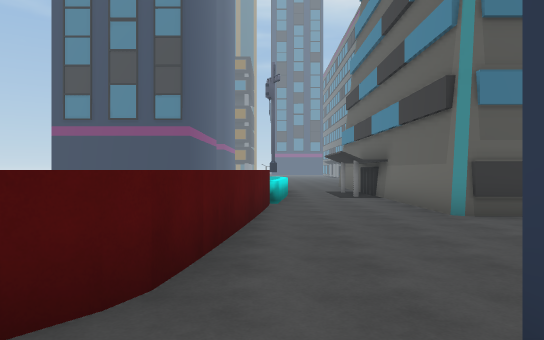
view 1 (above)

23 first-person views from a walk through a scene from a Unity 3-D project. The camera is 1.5 m above the floor, looks level and sees 70° across. The floor is counted in squares, 2 m on a side. Each view is taken from the middle of a square. On the plan, view 1 faces up. The plan holds only what a view shows up to about 12 squares ahead; the rest is blank. The place goes on beyond the plan. The player character is not drawn. Some surface patterns are stand-ins.

view 2
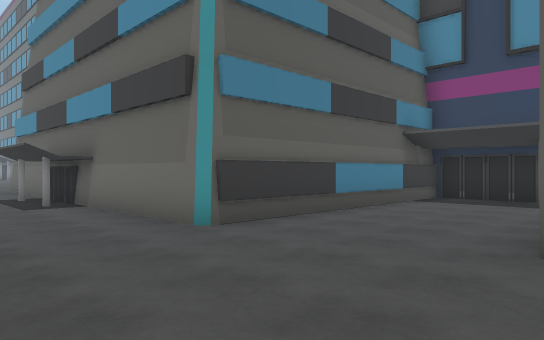

view 3
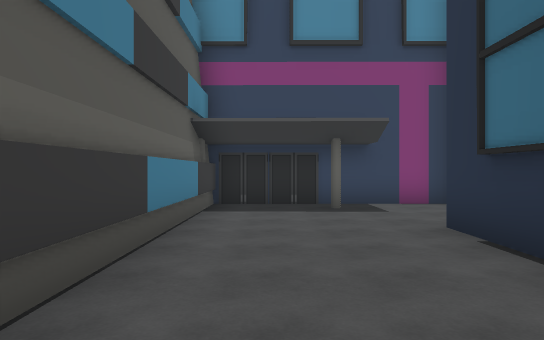

view 4
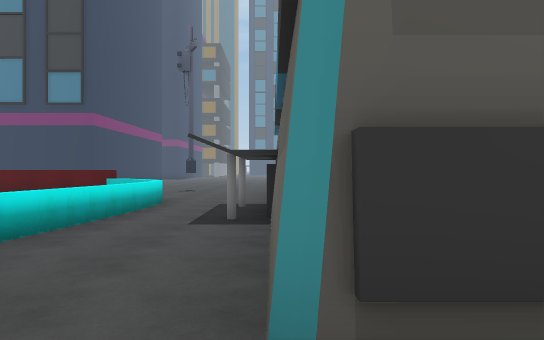

view 5
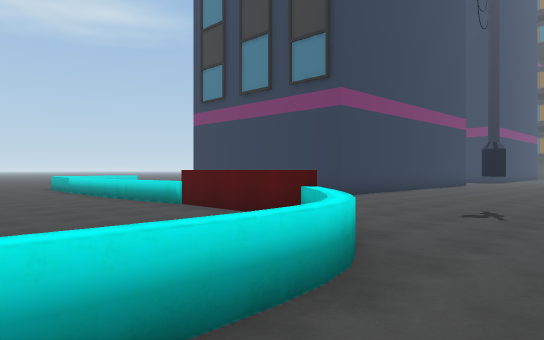

view 6
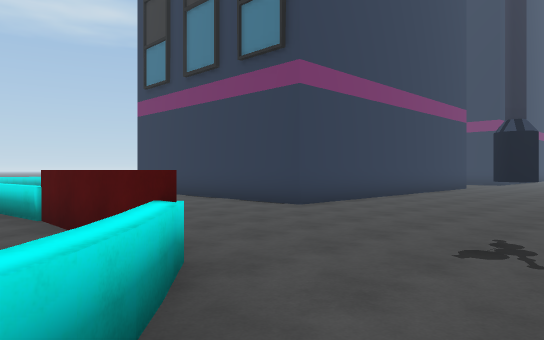

view 7
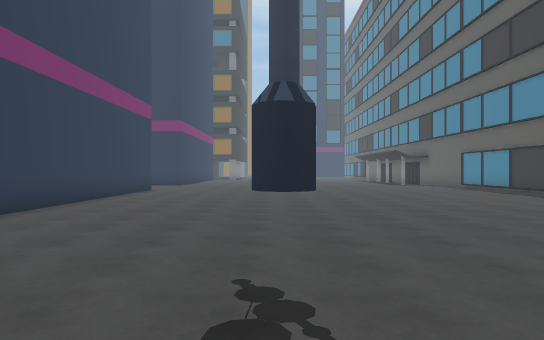

view 8
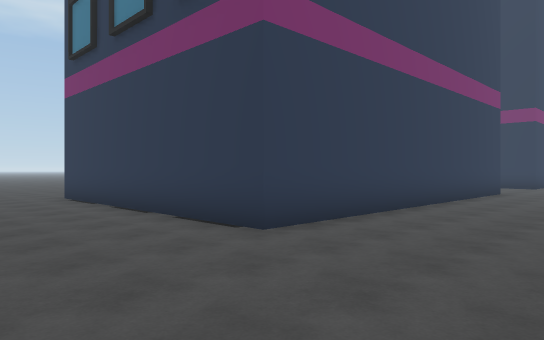

view 9
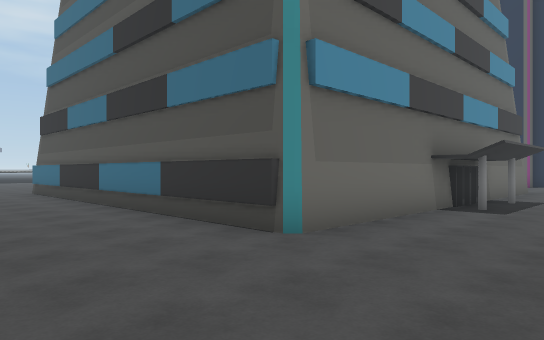

view 10
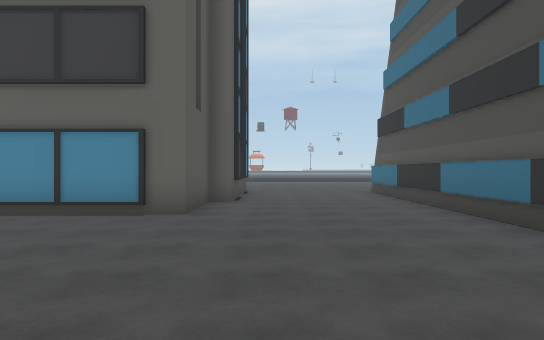

view 11
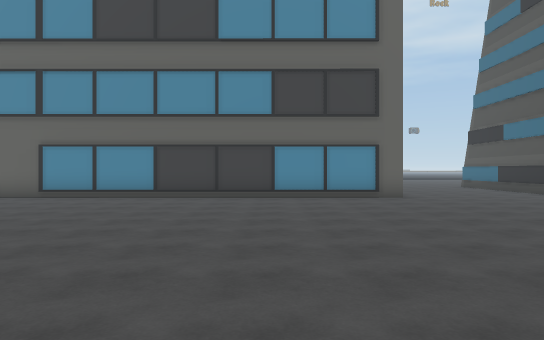

view 12
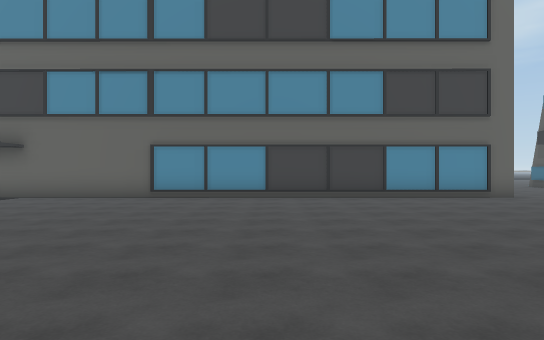

view 13
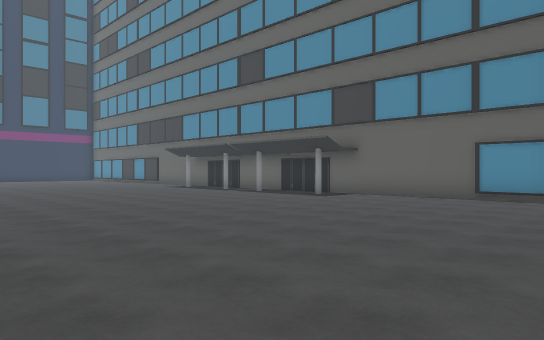

view 14
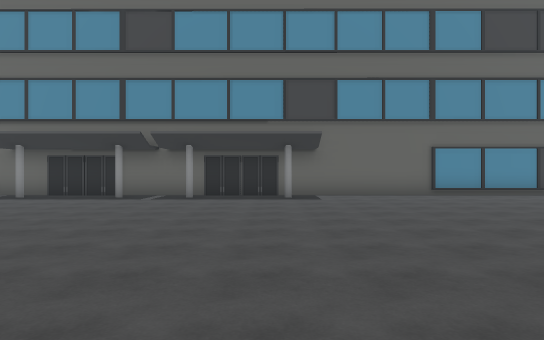

view 15
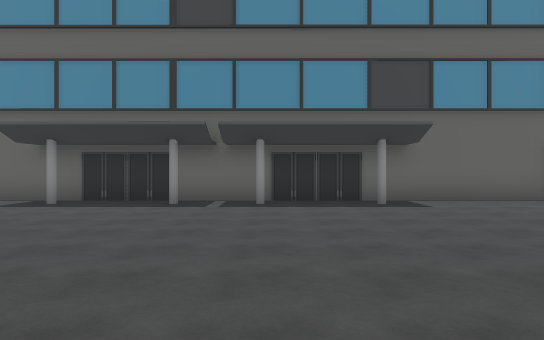

view 16
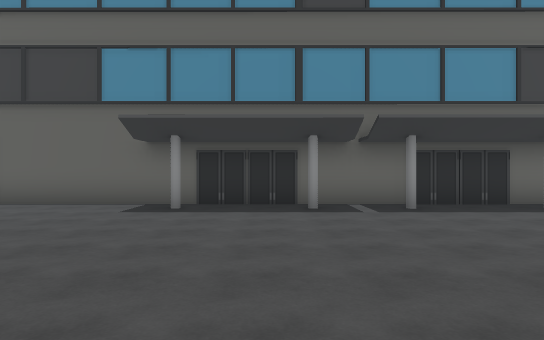

view 17
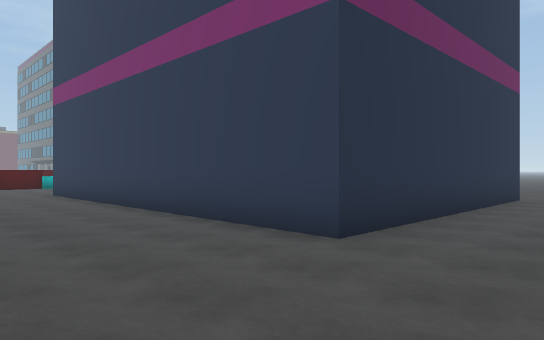

view 18
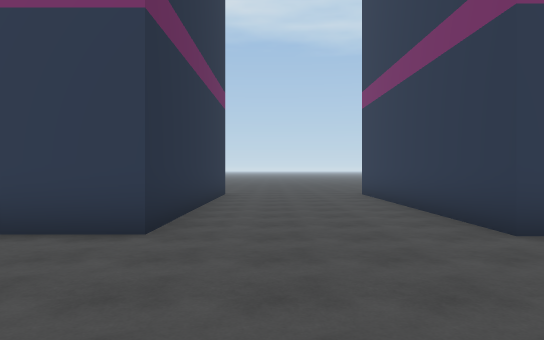

view 19
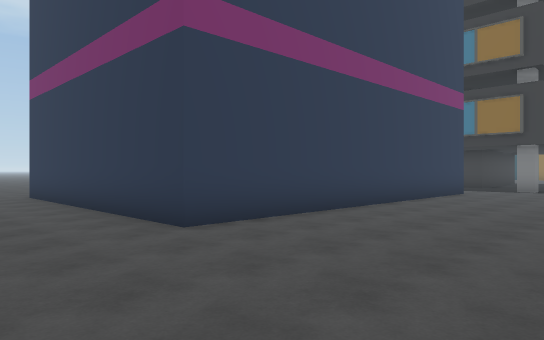

view 20
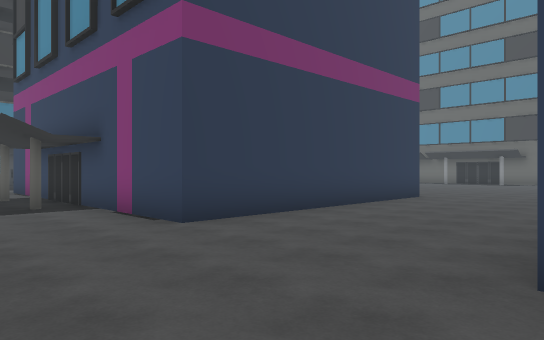

view 21
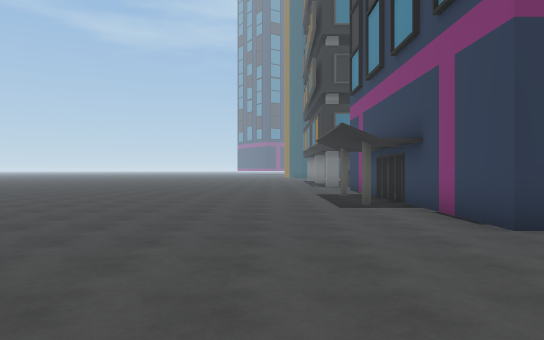

view 22
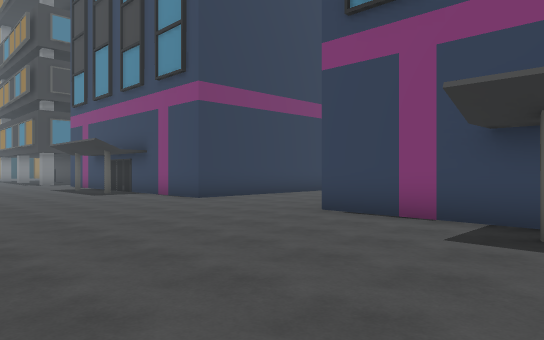

view 23
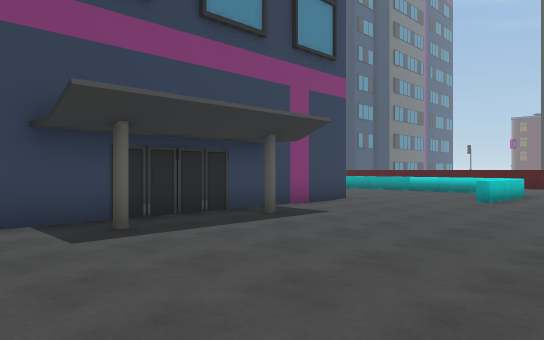

### Floor plan
Key: @ floor where view 1 was taken; # wall or solid block; . floor; = window, fence, low wall or low ledge; ^ raised ledge; B building.
Columns run from 18 left of view 1 to 14 right of it. Each row starts with its distance up from view 1.
 47                         ..#
 46              B...     ....#
 45       B       ...    .....#
 44       B       ...  .......#
 43 ......B       ... ........#
 42 .....BB       ............#
 41 ......B       ............#
 40 ......B       ............#
 39 ......B       ............#
 38 ......B       ............#
 37 ......B       ............#
 36 ......BBBBBBBB............#
 35 ..........................#
 34  .........................#
 33  .........................#
 32  .........................#
 31  .....B      B............#
 30 ......B      B............#
 29 ......B      B............#
 28 .....BB      B............#
 27 ......B      B............#
 26  .....B      B............#
 25  ....BB      B............#
 24  .....B      B............#
 23  .....B      B............###
 22  .....B      B..............####
 21   ..............................
 20   .=............................
 19   .=...  .........#.............
 18   .^..        ...................
 17   .==    =========...BBBBBBBBBBBB
 16        ^.........==..B
 15        ......... .=..B
 14        .........  =#.B
 13             ....  .=.B
 12                   ^#.B
 11                   =..B
 10                   =..B
  9                   =..B
  8                   =..B
  7                   =..BBBBBBBBB
  6                   =..........B
  5                   =..........B
  4                  ##.........BB
  3                  =...........B
  2                  =....####...B
  1                    #         B
  0                   @

Where each view was taken, in squares from view 1:
view 1: 0 up, 0 right, facing up
view 2: 2 up, 0 right, facing up-right
view 3: 5 up, 2 right, facing right
view 4: 5 up, 3 right, facing up
view 5: 12 up, 2 right, facing up-left
view 6: 15 up, 1 right, facing up-left
view 7: 17 up, 0 right, facing up
view 8: 18 up, 1 left, facing up-left
view 9: 21 up, 0 right, facing down-right
view 10: 21 up, 1 right, facing right
view 11: 26 up, 3 left, facing right
view 12: 29 up, 3 left, facing right
view 13: 29 up, 3 left, facing up-right
view 14: 37 up, 4 left, facing right
view 15: 39 up, 2 left, facing right
view 16: 42 up, 1 left, facing right
view 17: 34 up, 1 left, facing down-left
view 18: 33 up, 0 right, facing left
view 19: 33 up, 0 right, facing up-left
view 20: 31 up, 15 left, facing up-right
view 21: 31 up, 15 left, facing up
view 22: 27 up, 18 left, facing up-right
view 23: 30 up, 18 left, facing down-right
